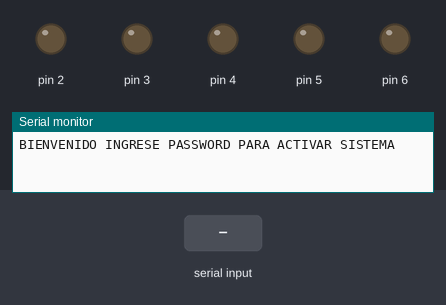
Bench run of a sketch on a simulated Arduino Uno, built with avr-gcc and run on an emulated ATmega328P. Parts: output pins drawn as LEDs (lit = HIGH), the last lines printed to the serial monitor. The inputs (shaded band) are chosen by the test bench. Random numbers use the default seed unless the sketch sets one.

Above: at 1.7 s.
1.8 s: "CIERCOM" received over Serial
4.8 s: "1" received over Serial
At 37.2 s:
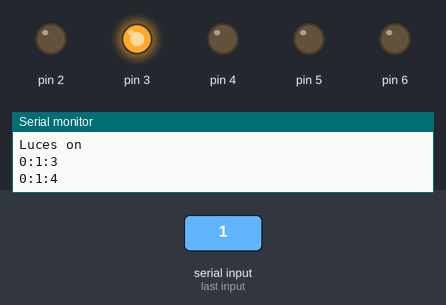
At 38.7 s:
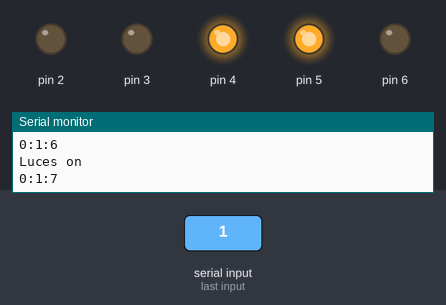
Timing chart, 0 to 39.3 s (numbered marks = the images above; inputs shaded):
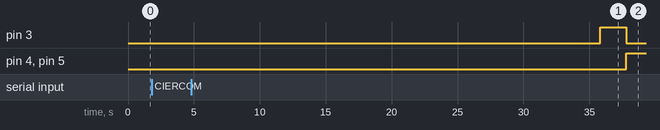

The sketch:

Guam_Diego_SeguridadDomotica.ino
```cpp
/*
 * **************** UNIVERSIDAD TÉCNICA DEL NORTE*******************
 * ------------------ SISTEMAS MICROPROCESADOS ---------------------
 * Nombre: Diego Guamá
 * Carrera: Ingeniería en Electrónica y Redes de Comunicación
 * Actividad: Realizar un programa de seguridad domótica que permita encender las luces de un domicilio
 * de 5 habitaciones de forma aleatoria solo en horario nocturno.
 * El sistema se activa al ingresar una contraseña por comunicación serial
 */
#include <MsTimer2.h>
#include <TimerOne.h>
int horero, minutero, segundero;
int i = 0;
int cont = 6;
String pswd;
boolean validar;
int alarma = 0;
int pin;
void setup() {
  Serial.begin(9600);
  MsTimer2::set(500, reloj);
  Timer1.initialize(2000000);
  Timer1.stop();
  Timer1.attachInterrupt(luces);
  Serial.println("BIENVENIDO INGRESE PASSWORD PARA ACTIVAR SISTEMA");
  delay(500);
  for ( pin = 2; pin <= cont; pin++) { //Pines de dormitorios representados con leds
    pinMode (pin, OUTPUT);
  }
  randomSeed(analogRead(0));
}

void loop() {
  if (Serial.available() > 0) {
    pswd = Serial.readString(); //StringUntil(/n)  es para enter en real
    if (pswd.length() != 7) {
      Serial.println("PASSWORD INVALIDA");
      delay(500);
    }
    else {
      validar = pswd.equals("CIERCOM");
      if (validar == true) {
        Serial.println("PASSWORD VALIDO");
        delay(500);
        Serial.println("SISTEMA ACTIVADO");
        delay(500);
        alarma = 1;
        MsTimer2::start();
        Timer1.start();

      }
      else {
        Serial.println("PASSWORD INVALIDA");
        delay(500);
      }
    }
  }
}
void reloj() {
  if (segundero < 60) {
    Serial.print(horero);
    Serial.print(':');
    Serial.print(minutero);
    Serial.print(':');
    Serial.println(segundero);
    segundero++;

  }
  else {
    segundero = 0;
    if (minutero < 60) {
      minutero++;

    }
    else {
      minutero = 0;
      if (horero < 24) {
        horero++;
      }
      else {
        horero = 0;
      }
    }
  }
}
void luces() {
  if (alarma == 1) {
    if (minutero > 0 && minutero < 2 ) {    // haciendo de cuenta que a esta hora es por la noche
      Serial.println("Luces on");           //y el sistema se enciende en ese intervalo de tiempo(noche) para simulación
      for ( pin = 2; pin <= cont; pin++) {
        int rnd = random(0, 2);
        digitalWrite (pin, rnd);
        delay (500);
      }
    } else {
      for ( pin = 2; pin <= cont; pin++) {
        digitalWrite (pin, 0);
        delay (500);
      }
    }
  }
}
```
